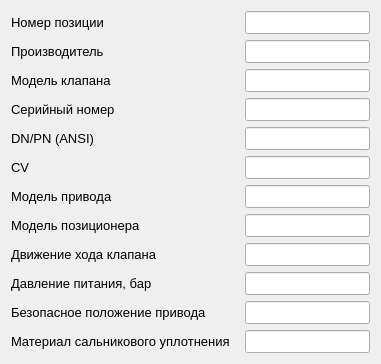
                <widget class="QWidget" name="tab_specification">
                 <attribute name="title">
                  <string>Спецификация на клапан</string>
                 </attribute>
                 <layout class="QFormLayout" name="formLayout">
                  <property name="horizontalSpacing">
                   <number>15</number>
                  </property>
                  <item row="0" column="0">
                   <widget class="QLabel" name="label_positionNumber">
                    <property name="sizePolicy">
                     <sizepolicy hsizetype="Maximum" vsizetype="Preferred">
                      <horstretch>0</horstretch>
                      <verstretch>0</verstretch>
                     </sizepolicy>
                    </property>
                    <property name="minimumSize">
                     <size>
                      <width>0</width>
                      <height>0</height>
                     </size>
                    </property>
                    <property name="font">
                     <font>
                      <family>Segoe UI</family>
                      <pointsize>10</pointsize>
                     </font>
                    </property>
                    <property name="text">
                     <string>Номер позиции</string>
                    </property>
                   </widget>
                  </item>
                  <item row="0" column="1">
                   <widget class="QLineEdit" name="lineEdit_positionNumber">
                    <property name="sizePolicy">
                     <sizepolicy hsizetype="Expanding" vsizetype="Fixed">
                      <horstretch>0</horstretch>
                      <verstretch>0</verstretch>
                     </sizepolicy>
                    </property>
                    <property name="font">
                     <font>
                      <family>Segoe UI</family>
                      <pointsize>10</pointsize>
                     </font>
                    </property>
                    <property name="readOnly">
                     <bool>true</bool>
                    </property>
                    <property name="clearButtonEnabled">
                     <bool>false</bool>
                    </property>
                   </widget>
                  </item>
                  <item row="1" column="0">
                   <widget class="QLabel" name="label_manufacturer">
                    <property name="sizePolicy">
                     <sizepolicy hsizetype="Maximum" vsizetype="Preferred">
                      <horstretch>0</horstretch>
                      <verstretch>0</verstretch>
                     </sizepolicy>
                    </property>
                    <property name="minimumSize">
                     <size>
                      <width>0</width>
                      <height>0</height>
                     </size>
                    </property>
                    <property name="font">
                     <font>
                      <family>Segoe UI</family>
                      <pointsize>10</pointsize>
                     </font>
                    </property>
                    <property name="text">
                     <string>Производитель</string>
                    </property>
                   </widget>
                  </item>
                  <item row="1" column="1">
                   <widget class="QLineEdit" name="lineEdit_manufacturer">
                    <property name="sizePolicy">
                     <sizepolicy hsizetype="Expanding" vsizetype="Maximum">
                      <horstretch>0</horstretch>
                      <verstretch>0</verstretch>
                     </sizepolicy>
                    </property>
                    <property name="font">
                     <font>
                      <family>Segoe UI</family>
                      <pointsize>10</pointsize>
                     </font>
                    </property>
                    <property name="readOnly">
                     <bool>true</bool>
                    </property>
                    <property name="clearButtonEnabled">
                     <bool>false</bool>
                    </property>
                   </widget>
                  </item>
                  <item row="2" column="0">
                   <widget class="QLabel" name="label_valveModel">
                    <property name="sizePolicy">
                     <sizepolicy hsizetype="Maximum" vsizetype="Preferred">
                      <horstretch>0</horstretch>
                      <verstretch>0</verstretch>
                     </sizepolicy>
                    </property>
                    <property name="minimumSize">
                     <size>
                      <width>0</width>
                      <height>0</height>
                     </size>
                    </property>
                    <property name="font">
                     <font>
                      <family>Segoe UI</family>
                      <pointsize>10</pointsize>
                     </font>
                    </property>
                    <property name="text">
                     <string>Модель клапана</string>
                    </property>
                   </widget>
                  </item>
                  <item row="2" column="1">
                   <widget class="QLineEdit" name="lineEdit_valveModel">
                    <property name="sizePolicy">
                     <sizepolicy hsizetype="Expanding" vsizetype="Fixed">
                      <horstretch>0</horstretch>
                      <verstretch>0</verstretch>
                     </sizepolicy>
                    </property>
                    <property name="font">
                     <font>
                      <family>Segoe UI</family>
                      <pointsize>10</pointsize>
                     </font>
                    </property>
                    <property name="readOnly">
                     <bool>true</bool>
                    </property>
                    <property name="clearButtonEnabled">
                     <bool>false</bool>
                    </property>
                   </widget>
                  </item>
                  <item row="3" column="0">
                   <widget class="QLabel" name="label_serialNumber">
                    <property name="sizePolicy">
                     <sizepolicy hsizetype="Maximum" vsizetype="Preferred">
                      <horstretch>0</horstretch>
                      <verstretch>0</verstretch>
                     </sizepolicy>
                    </property>
                    <property name="minimumSize">
                     <size>
                      <width>0</width>
                      <height>0</height>
                     </size>
                    </property>
                    <property name="font">
                     <font>
                      <family>Segoe UI</family>
                      <pointsize>10</pointsize>
                     </font>
                    </property>
                    <property name="text">
                     <string>Серийный номер</string>
                    </property>
                   </widget>
                  </item>
                  <item row="3" column="1">
                   <widget class="QLineEdit" name="lineEdit_serialNumber">
                    <property name="sizePolicy">
                     <sizepolicy hsizetype="Expanding" vsizetype="Fixed">
                      <horstretch>0</horstretch>
                      <verstretch>0</verstretch>
                     </sizepolicy>
                    </property>
                    <property name="font">
                     <font>
                      <family>Segoe UI</family>
                      <pointsize>10</pointsize>
                     </font>
                    </property>
                    <property name="readOnly">
                     <bool>true</bool>
                    </property>
                    <property name="clearButtonEnabled">
                     <bool>false</bool>
                    </property>
                   </widget>
                  </item>
                  <item row="4" column="0">
                   <widget class="QLabel" name="label_DNPN">
                    <property name="sizePolicy">
                     <sizepolicy hsizetype="Maximum" vsizetype="Preferred">
                      <horstretch>0</horstretch>
                      <verstretch>0</verstretch>
                     </sizepolicy>
                    </property>
                    <property name="minimumSize">
                     <size>
                      <width>0</width>
                      <height>0</height>
                     </size>
                    </property>
                    <property name="font">
                     <font>
                      <family>Segoe UI</family>
                      <pointsize>10</pointsize>
                     </font>
                    </property>
                    <property name="text">
                     <string>DN/PN (ANSI)</string>
                    </property>
                   </widget>
                  </item>
                  <item row="4" column="1">
                   <widget class="QLineEdit" name="lineEdit_DNPN">
                    <property name="sizePolicy">
                     <sizepolicy hsizetype="Expanding" vsizetype="Fixed">
                      <horstretch>0</horstretch>
                      <verstretch>0</verstretch>
                     </sizepolicy>
                    </property>
                    <property name="font">
                     <font>
                      <family>Segoe UI</family>
                      <pointsize>10</pointsize>
                     </font>
                    </property>
                    <property name="text">
                     <string/>
                    </property>
                    <property name="readOnly">
                     <bool>true</bool>
                    </property>
                    <property name="clearButtonEnabled">
                     <bool>false</bool>
                    </property>
                   </widget>
                  </item>
                  <item row="5" column="0">
                   <widget class="QLabel" name="label_CV">
                    <property name="sizePolicy">
                     <sizepolicy hsizetype="Maximum" vsizetype="Preferred">
                      <horstretch>0</horstretch>
                      <verstretch>0</verstretch>
                     </sizepolicy>
                    </property>
                    <property name="minimumSize">
                     <size>
                      <width>0</width>
                      <height>0</height>
                     </size>
                    </property>
                    <property name="font">
                     <font>
                      <family>Segoe UI</family>
                      <pointsize>10</pointsize>
                     </font>
                    </property>
                    <property name="text">
                     <string>CV</string>
                    </property>
                   </widget>
                  </item>
                  <item row="5" column="1">
                   <widget class="QLineEdit" name="lineEdit_CV">
                    <property name="sizePolicy">
                     <sizepolicy hsizetype="Expanding" vsizetype="Fixed">
                      <horstretch>0</horstretch>
                      <verstretch>0</verstretch>
                     </sizepolicy>
                    </property>
                    <property name="font">
                     <font>
                      <family>Segoe UI</family>
                      <pointsize>10</pointsize>
                     </font>
                    </property>
                    <property name="readOnly">
                     <bool>true</bool>
                    </property>
                    <property name="clearButtonEnabled">
                     <bool>false</bool>
                    </property>
                   </widget>
                  </item>
                  <item row="6" column="0">
                   <widget class="QLabel" name="label_driveModel">
                    <property name="sizePolicy">
                     <sizepolicy hsizetype="Maximum" vsizetype="Preferred">
                      <horstretch>0</horstretch>
                      <verstretch>0</verstretch>
                     </sizepolicy>
                    </property>
                    <property name="minimumSize">
                     <size>
                      <width>0</width>
                      <height>0</height>
                     </size>
                    </property>
                    <property name="font">
                     <font>
                      <family>Segoe UI</family>
                      <pointsize>10</pointsize>
                     </font>
                    </property>
                    <property name="text">
                     <string>Модель привода</string>
                    </property>
                   </widget>
                  </item>
                  <item row="6" column="1">
                   <widget class="QLineEdit" name="lineEdit_driveModel">
                    <property name="sizePolicy">
                     <sizepolicy hsizetype="Expanding" vsizetype="Fixed">
                      <horstretch>0</horstretch>
                      <verstretch>0</verstretch>
                     </sizepolicy>
                    </property>
                    <property name="font">
                     <font>
                      <family>Segoe UI</family>
                      <pointsize>10</pointsize>
                     </font>
                    </property>
                    <property name="readOnly">
                     <bool>true</bool>
                    </property>
                    <property name="clearButtonEnabled">
                     <bool>false</bool>
                    </property>
                   </widget>
                  </item>
                  <item row="7" column="0">
                   <widget class="QLabel" name="label_positionerModel">
                    <property name="sizePolicy">
                     <sizepolicy hsizetype="Maximum" vsizetype="Preferred">
                      <horstretch>0</horstretch>
                      <verstretch>0</verstretch>
                     </sizepolicy>
                    </property>
                    <property name="minimumSize">
                     <size>
                      <width>0</width>
                      <height>0</height>
                     </size>
                    </property>
                    <property name="font">
                     <font>
                      <family>Segoe UI</family>
                      <pointsize>10</pointsize>
                     </font>
                    </property>
                    <property name="text">
                     <string>Модель позиционера</string>
                    </property>
                   </widget>
                  </item>
                  <item row="7" column="1">
                   <widget class="QLineEdit" name="lineEdit_positionerModel">
                    <property name="sizePolicy">
                     <sizepolicy hsizetype="Expanding" vsizetype="Fixed">
                      <horstretch>0</horstretch>
                      <verstretch>0</verstretch>
                     </sizepolicy>
                    </property>
                    <property name="font">
                     <font>
                      <family>Segoe UI</family>
                      <pointsize>10</pointsize>
                     </font>
                    </property>
                    <property name="readOnly">
                     <bool>true</bool>
                    </property>
                    <property name="clearButtonEnabled">
                     <bool>false</bool>
                    </property>
                   </widget>
                  </item>
                  <item row="8" column="0">
                   <widget class="QLabel" name="label_strokeMovement">
                    <property name="sizePolicy">
                     <sizepolicy hsizetype="Maximum" vsizetype="Preferred">
                      <horstretch>0</horstretch>
                      <verstretch>0</verstretch>
                     </sizepolicy>
                    </property>
                    <property name="minimumSize">
                     <size>
                      <width>0</width>
                      <height>0</height>
                     </size>
                    </property>
                    <property name="font">
                     <font>
                      <family>Segoe UI</family>
                      <pointsize>10</pointsize>
                     </font>
                    </property>
                    <property name="text">
                     <string>Движение хода клапана</string>
                    </property>
                   </widget>
                  </item>
                  <item row="8" column="1">
                   <widget class="QLineEdit" name="lineEdit_strokeMovement">
                    <property name="sizePolicy">
                     <sizepolicy hsizetype="Expanding" vsizetype="Fixed">
                      <horstretch>0</horstretch>
                      <verstretch>0</verstretch>
                     </sizepolicy>
                    </property>
                    <property name="font">
                     <font>
                      <family>Segoe UI</family>
                      <pointsize>10</pointsize>
                     </font>
                    </property>
                    <property name="readOnly">
                     <bool>true</bool>
                    </property>
                    <property name="clearButtonEnabled">
                     <bool>false</bool>
                    </property>
                   </widget>
                  </item>
                  <item row="9" column="0">
                   <widget class="QLabel" name="label_pressure">
                    <property name="sizePolicy">
                     <sizepolicy hsizetype="Maximum" vsizetype="Preferred">
                      <horstretch>0</horstretch>
                      <verstretch>0</verstretch>
                     </sizepolicy>
                    </property>
                    <property name="minimumSize">
                     <size>
                      <width>0</width>
                      <height>0</height>
                     </size>
                    </property>
                    <property name="font">
                     <font>
                      <family>Segoe UI</family>
                      <pointsize>10</pointsize>
                     </font>
                    </property>
                    <property name="text">
                     <string>Давление питания, бар</string>
                    </property>
                   </widget>
                  </item>
                  <item row="9" column="1">
                   <widget class="QLineEdit" name="lineEdit_supplyPressure">
                    <property name="sizePolicy">
                     <sizepolicy hsizetype="Expanding" vsizetype="Fixed">
                      <horstretch>0</horstretch>
                      <verstretch>0</verstretch>
                     </sizepolicy>
                    </property>
                    <property name="font">
                     <font>
                      <family>Segoe UI</family>
                      <pointsize>10</pointsize>
                     </font>
                    </property>
                    <property name="readOnly">
                     <bool>false</bool>
                    </property>
                    <property name="clearButtonEnabled">
                     <bool>false</bool>
                    </property>
                   </widget>
                  </item>
                  <item row="10" column="0">
                   <widget class="QLabel" name="label_safePosition">
                    <property name="sizePolicy">
                     <sizepolicy hsizetype="Maximum" vsizetype="Preferred">
                      <horstretch>0</horstretch>
                      <verstretch>0</verstretch>
                     </sizepolicy>
                    </property>
                    <property name="minimumSize">
                     <size>
                      <width>0</width>
                      <height>0</height>
                     </size>
                    </property>
                    <property name="font">
                     <font>
                      <family>Segoe UI</family>
                      <pointsize>10</pointsize>
                     </font>
                    </property>
                    <property name="text">
                     <string>Безопасное положение привода</string>
                    </property>
                   </widget>
                  </item>
                  <item row="10" column="1">
                   <widget class="QLineEdit" name="lineEdit_safePosition">
                    <property name="sizePolicy">
                     <sizepolicy hsizetype="Expanding" vsizetype="Fixed">
                      <horstretch>0</horstretch>
                      <verstretch>0</verstretch>
                     </sizepolicy>
                    </property>
                    <property name="font">
                     <font>
                      <family>Segoe UI</family>
                      <pointsize>10</pointsize>
                     </font>
                    </property>
                    <property name="readOnly">
                     <bool>true</bool>
                    </property>
                    <property name="clearButtonEnabled">
                     <bool>false</bool>
                    </property>
                   </widget>
                  </item>
                  <item row="11" column="0">
                   <widget class="QLabel" name="label_materialStuffingBoxSeal">
                    <property name="sizePolicy">
                     <sizepolicy hsizetype="Maximum" vsizetype="Preferred">
                      <horstretch>0</horstretch>
                      <verstretch>0</verstretch>
                     </sizepolicy>
                    </property>
                    <property name="minimumSize">
                     <size>
                      <width>0</width>
                      <height>0</height>
                     </size>
                    </property>
                    <property name="font">
                     <font>
                      <family>Segoe UI</family>
                      <pointsize>10</pointsize>
                     </font>
                    </property>
                    <property name="text">
                     <string>Материал сальникового уплотнения</string>
                    </property>
                   </widget>
                  </item>
                  <item row="11" column="1">
                   <widget class="QLineEdit" name="lineEdit_materialStuffingBoxSeal">
                    <property name="sizePolicy">
                     <sizepolicy hsizetype="Expanding" vsizetype="Fixed">
                      <horstretch>0</horstretch>
                      <verstretch>0</verstretch>
                     </sizepolicy>
                    </property>
                    <property name="font">
                     <font>
                      <family>Segoe UI</family>
                      <pointsize>10</pointsize>
                     </font>
                    </property>
                    <property name="readOnly">
                     <bool>true</bool>
                    </property>
                    <property name="clearButtonEnabled">
                     <bool>false</bool>
                    </property>
                   </widget>
                  </item>
                 </layout>
                </widget>
